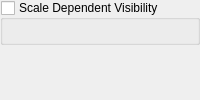
         <widget class="QWidget" name="mOptsPage_Rendering">
          <layout class="QVBoxLayout" name="verticalLayout_11">
           <property name="leftMargin">
            <number>0</number>
           </property>
           <property name="topMargin">
            <number>0</number>
           </property>
           <property name="rightMargin">
            <number>0</number>
           </property>
           <property name="bottomMargin">
            <number>0</number>
           </property>
           <item>
            <widget class="QgsCollapsibleGroupBox" name="chkUseScaleDependentRendering">
             <property name="title">
              <string>Scale Dependent Visibility</string>
             </property>
             <property name="checkable">
              <bool>true</bool>
             </property>
             <property name="checked">
              <bool>false</bool>
             </property>
             <property name="syncGroup" stdset="0">
              <string notr="true">rastergeneral</string>
             </property>
             <layout class="QGridLayout" name="_5">
              <property name="leftMargin">
               <number>11</number>
              </property>
              <property name="topMargin">
               <number>11</number>
              </property>
              <property name="rightMargin">
               <number>11</number>
              </property>
              <property name="bottomMargin">
               <number>11</number>
              </property>
              <property name="verticalSpacing">
               <number>6</number>
              </property>
              <item row="0" column="0" colspan="2">
               <widget class="QgsScaleRangeWidget" name="mScaleRangeWidget" native="true">
                <property name="toolTip">
                 <string/>
                </property>
               </widget>
              </item>
             </layout>
            </widget>
           </item>
           <item>
            <widget class="QgsMapLayerRefreshSettingsWidget" name="mRefreshSettingsWidget" native="true">
             <property name="focusPolicy">
              <enum>Qt::StrongFocus</enum>
             </property>
            </widget>
           </item>
           <item>
            <spacer name="verticalSpacer_6">
             <property name="orientation">
              <enum>Qt::Vertical</enum>
             </property>
             <property name="sizeHint" stdset="0">
              <size>
               <width>20</width>
               <height>40</height>
              </size>
             </property>
            </spacer>
           </item>
          </layout>
         </widget>
